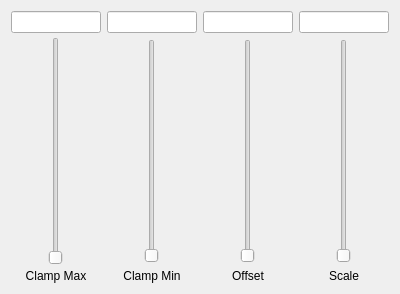
<?xml version="1.0" encoding="UTF-8"?>
<ui version="4.0">
 <class>Form</class>
 <widget class="QWidget" name="Form">
  <property name="geometry">
   <rect>
    <x>0</x>
    <y>0</y>
    <width>400</width>
    <height>294</height>
   </rect>
  </property>
  <property name="windowTitle">
   <string>Form</string>
  </property>
  <layout class="QVBoxLayout" name="verticalLayout_5">
   <item>
    <layout class="QHBoxLayout" name="horizontalLayout">
     <property name="sizeConstraint">
      <enum>QLayout::SetDefaultConstraint</enum>
     </property>
     <item>
      <layout class="QVBoxLayout" name="verticalLayout">
       <property name="spacing">
        <number>4</number>
       </property>
       <item>
        <widget class="QLineEdit" name="clampMaxLineEdit"/>
       </item>
       <item alignment="Qt::AlignHCenter">
        <widget class="QSlider" name="clampMaxSlider">
         <property name="focusPolicy">
          <enum>Qt::StrongFocus</enum>
         </property>
         <property name="layoutDirection">
          <enum>Qt::LeftToRight</enum>
         </property>
         <property name="autoFillBackground">
          <bool>false</bool>
         </property>
         <property name="orientation">
          <enum>Qt::Vertical</enum>
         </property>
         <property name="tickPosition">
          <enum>QSlider::NoTicks</enum>
         </property>
        </widget>
       </item>
       <item>
        <widget class="QLabel" name="clampMaxLabel">
         <property name="sizePolicy">
          <sizepolicy hsizetype="Preferred" vsizetype="Preferred">
           <horstretch>0</horstretch>
           <verstretch>0</verstretch>
          </sizepolicy>
         </property>
         <property name="text">
          <string>Clamp Max</string>
         </property>
         <property name="alignment">
          <set>Qt::AlignCenter</set>
         </property>
        </widget>
       </item>
      </layout>
     </item>
     <item>
      <layout class="QVBoxLayout" name="verticalLayout_2">
       <item>
        <widget class="QLineEdit" name="clampMinLineEdit"/>
       </item>
       <item alignment="Qt::AlignHCenter">
        <widget class="QSlider" name="clampMinSlider">
         <property name="orientation">
          <enum>Qt::Vertical</enum>
         </property>
        </widget>
       </item>
       <item>
        <widget class="QLabel" name="clampMinLabel">
         <property name="text">
          <string>Clamp Min</string>
         </property>
         <property name="alignment">
          <set>Qt::AlignCenter</set>
         </property>
        </widget>
       </item>
      </layout>
     </item>
     <item>
      <layout class="QVBoxLayout" name="verticalLayout_3">
       <item>
        <widget class="QLineEdit" name="offsetLineEdit"/>
       </item>
       <item alignment="Qt::AlignHCenter">
        <widget class="QSlider" name="offsetSlider">
         <property name="orientation">
          <enum>Qt::Vertical</enum>
         </property>
        </widget>
       </item>
       <item>
        <widget class="QLabel" name="offsetLabel">
         <property name="text">
          <string>Offset</string>
         </property>
         <property name="alignment">
          <set>Qt::AlignCenter</set>
         </property>
        </widget>
       </item>
      </layout>
     </item>
     <item>
      <layout class="QVBoxLayout" name="verticalLayout_4">
       <item>
        <widget class="QLineEdit" name="scaleLineEdit"/>
       </item>
       <item alignment="Qt::AlignHCenter">
        <widget class="QSlider" name="scaleSlider">
         <property name="orientation">
          <enum>Qt::Vertical</enum>
         </property>
        </widget>
       </item>
       <item>
        <widget class="QLabel" name="scaleLabel">
         <property name="text">
          <string>Scale</string>
         </property>
         <property name="alignment">
          <set>Qt::AlignCenter</set>
         </property>
        </widget>
       </item>
      </layout>
     </item>
    </layout>
   </item>
  </layout>
 </widget>
 <resources/>
 <connections/>
</ui>
